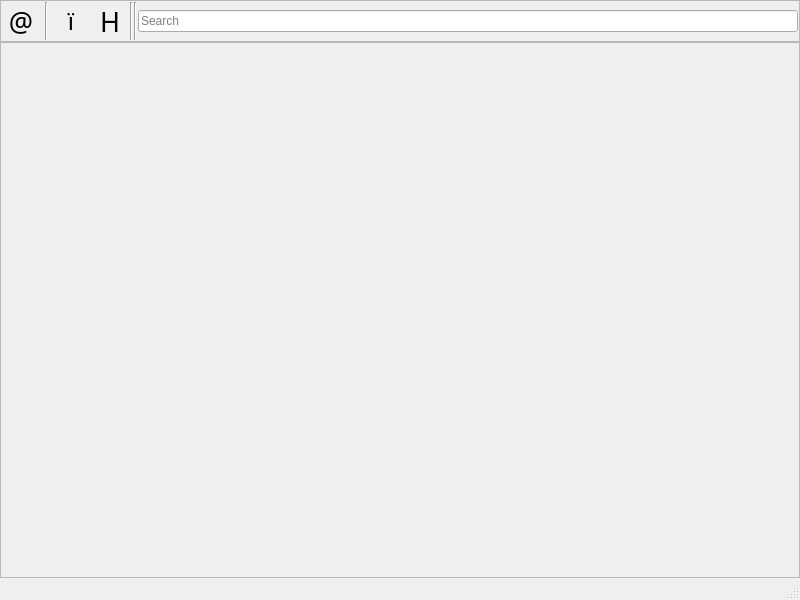
<?xml version="1.0" encoding="UTF-8"?>
<ui version="4.0">
 <class>StoreForm</class>
 <widget class="QMainWindow" name="StoreForm">
  <property name="geometry">
   <rect>
    <x>0</x>
    <y>0</y>
    <width>800</width>
    <height>600</height>
   </rect>
  </property>
  <property name="windowTitle">
   <string>MainWindow</string>
  </property>
  <widget class="QWidget" name="centralwidget">
   <layout class="QGridLayout" name="gridLayout">
    <property name="leftMargin">
     <number>0</number>
    </property>
    <property name="topMargin">
     <number>0</number>
    </property>
    <property name="rightMargin">
     <number>0</number>
    </property>
    <property name="bottomMargin">
     <number>0</number>
    </property>
    <property name="spacing">
     <number>0</number>
    </property>
    <item row="1" column="0">
     <widget class="QFrame" name="tableFrame">
      <property name="frameShape">
       <enum>QFrame::StyledPanel</enum>
      </property>
      <property name="frameShadow">
       <enum>QFrame::Raised</enum>
      </property>
      <layout class="QVBoxLayout" name="verticalLayout">
       <property name="spacing">
        <number>1</number>
       </property>
       <property name="leftMargin">
        <number>1</number>
       </property>
       <property name="topMargin">
        <number>1</number>
       </property>
       <property name="rightMargin">
        <number>1</number>
       </property>
       <property name="bottomMargin">
        <number>1</number>
       </property>
       <item>
        <widget class="QWidget" name="accountWidget" native="true"/>
       </item>
       <item>
        <widget class="QWidget" name="imageWidget" native="true">
         <layout class="QVBoxLayout" name="verticalLayout_2">
          <property name="spacing">
           <number>0</number>
          </property>
          <property name="leftMargin">
           <number>0</number>
          </property>
          <property name="topMargin">
           <number>0</number>
          </property>
          <property name="rightMargin">
           <number>0</number>
          </property>
          <property name="bottomMargin">
           <number>0</number>
          </property>
          <item>
           <widget class="QLabel" name="image_label">
            <property name="text">
             <string/>
            </property>
            <property name="scaledContents">
             <bool>true</bool>
            </property>
            <property name="alignment">
             <set>Qt::AlignCenter</set>
            </property>
           </widget>
          </item>
         </layout>
        </widget>
       </item>
       <item>
        <widget class="QWidget" name="listWidget" native="true"/>
       </item>
       <item>
        <widget class="QWidget" name="itemWidget" native="true"/>
       </item>
      </layout>
     </widget>
    </item>
    <item row="0" column="0">
     <widget class="QFrame" name="location_frame">
      <property name="sizePolicy">
       <sizepolicy hsizetype="Preferred" vsizetype="Fixed">
        <horstretch>0</horstretch>
        <verstretch>0</verstretch>
       </sizepolicy>
      </property>
      <property name="minimumSize">
       <size>
        <width>0</width>
        <height>40</height>
       </size>
      </property>
      <property name="frameShape">
       <enum>QFrame::StyledPanel</enum>
      </property>
      <property name="frameShadow">
       <enum>QFrame::Raised</enum>
      </property>
      <layout class="QHBoxLayout" name="horizontalLayout">
       <property name="spacing">
        <number>1</number>
       </property>
       <property name="leftMargin">
        <number>1</number>
       </property>
       <property name="topMargin">
        <number>1</number>
       </property>
       <property name="rightMargin">
        <number>1</number>
       </property>
       <property name="bottomMargin">
        <number>1</number>
       </property>
       <item>
        <widget class="QPushButton" name="configButton">
         <property name="sizePolicy">
          <sizepolicy hsizetype="Fixed" vsizetype="Fixed">
           <horstretch>0</horstretch>
           <verstretch>0</verstretch>
          </sizepolicy>
         </property>
         <property name="minimumSize">
          <size>
           <width>38</width>
           <height>38</height>
          </size>
         </property>
         <property name="maximumSize">
          <size>
           <width>38</width>
           <height>38</height>
          </size>
         </property>
         <property name="font">
          <font>
           <family>Webdings</family>
           <pointsize>20</pointsize>
          </font>
         </property>
         <property name="toolTip">
          <string>Configuration</string>
         </property>
         <property name="styleSheet">
          <string notr="true">#configButton{
  background-color:none;
  border:none;
  }
#configButton:hover{
  background-color:palette(highlight);
}
##configButton:pressed{
  background-color:palette(highlight);
}</string>
         </property>
         <property name="text">
          <string>@</string>
         </property>
         <property name="flat">
          <bool>true</bool>
         </property>
        </widget>
       </item>
       <item>
        <widget class="Line" name="line_3">
         <property name="minimumSize">
          <size>
           <width>10</width>
           <height>0</height>
          </size>
         </property>
         <property name="orientation">
          <enum>Qt::Vertical</enum>
         </property>
        </widget>
       </item>
       <item>
        <widget class="QPushButton" name="backButton">
         <property name="sizePolicy">
          <sizepolicy hsizetype="Fixed" vsizetype="Fixed">
           <horstretch>0</horstretch>
           <verstretch>0</verstretch>
          </sizepolicy>
         </property>
         <property name="minimumSize">
          <size>
           <width>38</width>
           <height>38</height>
          </size>
         </property>
         <property name="maximumSize">
          <size>
           <width>38</width>
           <height>38</height>
          </size>
         </property>
         <property name="font">
          <font>
           <family>Wingdings</family>
           <pointsize>18</pointsize>
          </font>
         </property>
         <property name="toolTip">
          <string>Back</string>
         </property>
         <property name="styleSheet">
          <string notr="true">#backButton{
  background-color:none;
  border:none;
  }
#backButton:hover{
  background-color:palette(highlight);
}
##backButton:pressed{
  background-color:palette(highlight);
}</string>
         </property>
         <property name="text">
          <string>ï</string>
         </property>
         <property name="flat">
          <bool>true</bool>
         </property>
        </widget>
       </item>
       <item>
        <widget class="QPushButton" name="homeButton">
         <property name="sizePolicy">
          <sizepolicy hsizetype="Fixed" vsizetype="Fixed">
           <horstretch>0</horstretch>
           <verstretch>0</verstretch>
          </sizepolicy>
         </property>
         <property name="minimumSize">
          <size>
           <width>38</width>
           <height>38</height>
          </size>
         </property>
         <property name="maximumSize">
          <size>
           <width>38</width>
           <height>38</height>
          </size>
         </property>
         <property name="font">
          <font>
           <family>Webdings</family>
           <pointsize>20</pointsize>
          </font>
         </property>
         <property name="toolTip">
          <string>Home</string>
         </property>
         <property name="styleSheet">
          <string notr="true">#homeButton{
  background-color:none;
  border:none;
  }
#homeButton:hover{
  background-color:palette(highlight);
}
##homeButton:pressed{
  background-color:palette(highlight);
}</string>
         </property>
         <property name="text">
          <string>H</string>
         </property>
         <property name="flat">
          <bool>true</bool>
         </property>
        </widget>
       </item>
       <item>
        <widget class="Line" name="line_2">
         <property name="orientation">
          <enum>Qt::Vertical</enum>
         </property>
        </widget>
       </item>
       <item>
        <widget class="Line" name="line">
         <property name="orientation">
          <enum>Qt::Vertical</enum>
         </property>
        </widget>
       </item>
       <item>
        <widget class="QLineEdit" name="lineEdit">
         <property name="placeholderText">
          <string>Search</string>
         </property>
         <property name="clearButtonEnabled">
          <bool>true</bool>
         </property>
        </widget>
       </item>
      </layout>
     </widget>
    </item>
   </layout>
  </widget>
  <widget class="QStatusBar" name="statusbar"/>
 </widget>
 <resources/>
 <connections/>
</ui>
